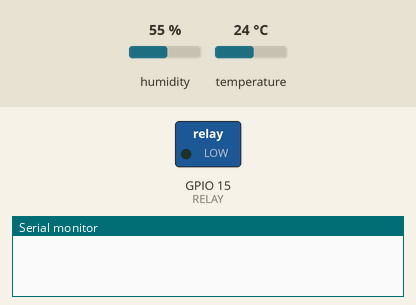
Bench run of a sketch on a simulated ESP8266 (NodeMCU). On the bench: switched loads named in the sketch (green lamp = pin HIGH), the last lines printed to the serial monitor. The inputs (shaded band) are chosen by the test bench; at power-on: humidity 55 %, temperature 24 °C. WiFi joins after 1.5 s; servers stay silent unless stated.

Above: at 3.8 s.
At 72.8 s:
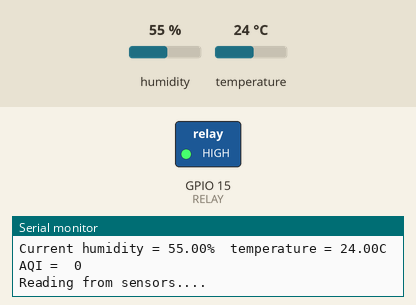
Timing chart, 0 to 74.3 s (numbered marks = the images above):
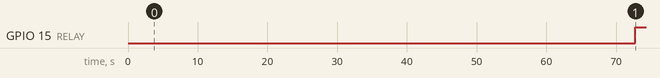

Measured:
- by itself, GPIO 15 (RELAY): LOW → HIGH at 72.8 s

The sketch:

dht11-mq7-arduino.ino
```cpp
#include <dht.h>
#define dht_apin 16
dht DHT;

#define RELAY 15
#define MQ7_ANALOG_IN_PIN 1
//#define MQ7_DIGITAL_IN_PIN 10
#define MQ7_HEATER_5_V_TIME_MILLIS 60000
#define MQ7_HEATER_1_4_V_TIME_MILLIS 90000
#define GAS_LEVEL_READING_PERIOD_MILLIS 1000
#define BUZZER 14
//int mq135sensorValue;   //MQ135
#define HEATING_LED 2
#define READING_LED 12


int globalgasLevel;

unsigned long startMillis;
unsigned long switchTimeMillis;
boolean heaterInHighPhase;


#include <ESP8266WiFi.h>

// Wi-Fi Settings
const char* ssid = "redmi"; // your wireless network name (SSID)
const char* password = "12345678"; // your Wi-Fi network password

WiFiClient client;

// ThingSpeak Settings
const int channelID = 408082;
String writeAPIKey = "49BK77B70E625CNK"; // write API key for your ThingSpeak Channel
const char* server = "api.thingspeak.com";
const int postingInterval = 20 * 1000; // post data every 20 seconds


void setup() {
  Serial.begin(9600);

  delay(500);//Delay to let system boot

  pinMode(RELAY, OUTPUT);
  startMillis = millis();
  turnHeaterHigh();

  WiFi.begin(ssid, password);
  while (WiFi.status() != WL_CONNECTED) {
  delay(1000);
  }

}

void loop() {

  if (heaterInHighPhase) {
    // 5v phase of cycle. see if need to switch low yet
    if (millis() > switchTimeMillis) {
      Serial.println("Reading from sensors....");
      turnHeaterLow();
    }
    blinkHeating();
  }
  else {
    // 1.4v phase of cycle. see if need to switch high yet
    if(millis() > switchTimeMillis) {
      Serial.println("Heating the gas sensor....");
      turnHeaterHigh();
    }
  }
    blinkReading();
    if (globalgasLevel >= 100) {
      tone(BUZZER, 10000); // Send 1KHz sound signal...
    }
    else {
      noTone(BUZZER);     // Stop sound...
    }

  if (client.connect(server, 80)) {

    long rssi = WiFi.RSSI();                // Measure Signal Strength (RSSI) of Wi-Fi connection

    Serial.print("RSSI = ");
    Serial.println(rssi);

    DHT.read11(dht_apin);
    Serial.print("Current humidity = ");
    Serial.print(DHT.humidity);
    Serial.print("%  ");
    Serial.print("temperature = ");
    Serial.print(DHT.temperature);
    Serial.println("C  ");
    Serial.print("AQI =  ");
    Serial.println(globalgasLevel, DEC);

    // Construct API request body
    String body = "field1=";
           body += String(rssi);                   //wifi signal strength
           body += "&field2=";
           body += String(DHT.humidity);           //humidity variable here
           body += "&field3=";
           body += String(DHT.temperature);         //temperature variable here
           body += "&field5=";
           body += String(globalgasLevel);        //MQ135 variable here


    delay(2000);

    client.print("POST /update HTTP/1.1\n");
    client.print("Host: api.thingspeak.com\n");
    client.print("Connection: close\n");
    client.print("X-THINGSPEAKAPIKEY: " + writeAPIKey + "\n");
    client.print("Content-Type: application/x-www-form-urlencoded\n");
    client.print("Content-Length: ");
    client.print(body.length());
    client.print("\n\n");
    client.print(body);
    client.print("\n\n");

  }
  client.stop();

  // wait and then post again
  delay(postingInterval);
}


void turnHeaterHigh(){
  // 5v phase
  digitalWrite(RELAY, LOW);
  heaterInHighPhase = true;
  switchTimeMillis = millis() + MQ7_HEATER_5_V_TIME_MILLIS;
}

void turnHeaterLow(){
  // 1.4v phase
  digitalWrite(RELAY, HIGH);
  heaterInHighPhase = false;
  switchTimeMillis = millis() + MQ7_HEATER_1_4_V_TIME_MILLIS;
}

void readGasLevel(){


  unsigned int gasLevel = analogRead(MQ7_ANALOG_IN_PIN);
  unsigned int time = (millis() - startMillis) / 1000;

  if(!heaterInHighPhase)
  {
    gasLevel=0;
  }

  Serial.print(time);
  Serial.print(",");
  Serial.println(gasLevel);

 globalgasLevel=gasLevel;
}

void blinkHeating() {
  digitalWrite(HEATING_LED, HIGH);
  delay(100);
  digitalWrite(HEATING_LED, LOW);
  delay(100);
}

void blinkReading() {
  digitalWrite(READING_LED, HIGH);
  delay(GAS_LEVEL_READING_PERIOD_MILLIS / 2);
  digitalWrite(READING_LED, LOW);
  delay(GAS_LEVEL_READING_PERIOD_MILLIS / 2);
}
```
